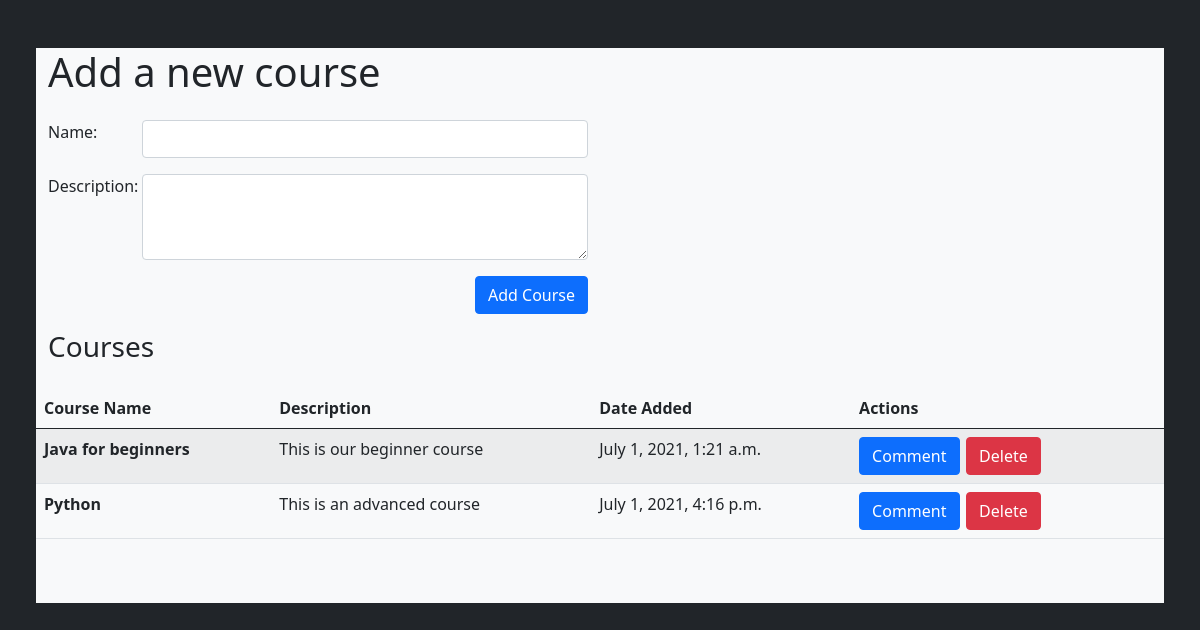
The page / on the database its author committed.
### cour/models.py (models this page shows, shortened)
class Course(models.Model):
    name = models.CharField(max_length=255)
    created_at = models.DateTimeField(auto_now_add=True)
    updated_at = models.DateTimeField(auto_now=True)
    objects = CourseManager()

class Description(models.Model):
    name = models.TextField()
    course = models.OneToOneField(Course, on_delete=models.CASCADE)
    created_at = models.DateTimeField(auto_now_add=True)
    updated_at = models.DateTimeField(auto_now=True)
    objects = DescriptionManager()

### cour/views.py (the view)
# urls.py: path('', views.index, name="my_index"),
def index(request):
    courses = Course.objects.all()
    context = {
        'all_courses': courses
    }
    return render(request, "index.html", context)

### cour/templates/index.html (shortened to what this page needs)
{% extends "base.html" %}
{% block heading_title %}<h1>Add a new course</h1>{% endblock %}
{% block content %}
<form id="add_course_form" action="{% url 'my_new' %}" method="POST">
    <div class="row bg-light pb-3">
        <div class="col-6">
            <div class="row">
                <div class="col-2">
                    <div class="mb-3">
                        <label for="course_name" class="form-label">Name:</label>
                    </div>
                </div>
                <div class="col-10">
                    <div class="mb-3">
                        <input type="text" class="form-control" id="course_name" name="course_name" value="{{ request.session.form_data.course_name }}">
                    </div>
                </div>
            </div>
            <div class="row">
                <div class="col-2">
                    <div class="mb-3">
                        <label for="course_description" class="form-label">Description:</label>
                    </div>
                </div>
                <div class="col-10">
                    <div class="mb-3">
                        <textarea class="form-control" id="course_description" name="course_description" rows="3">{{ request.session.form_data.course_description }}</textarea>
                    </div>
                </div>
            </div>
            <div class="row">
                <div class="col-4 offset-8 text-end">
                    <button type="submit" class="btn btn-primary" id="add_course_btn">Add Course</button>
                </div>
            </div>
        </div>
    </div>
</form>
{% include "courses.html" %}
{% endblock %}

### cour/templates/courses.html (shortened to what this page needs)
<div class="courses">
    {% if all_courses %}
    <div class="row bg-light">
        <h3>Courses</h3>
    </div>
    <div class="row pt-3 pb-5 bg-light">
        <table class="table table-striped">
            <thead>
                <tr>
                <th scope="col">Course Name</th>
                <th scope="col">Description</th>
                <th scope="col">Date Added</th>
                <th scope="col">Actions</th>
                </tr>
            </thead>
            <tbody>
                {% for course in all_courses %}
                    <tr>
                        <th scope="row">{{ course.name }}</th>
                        <td>{{ course.description.name }}</td>
                        <td>{{ course.created_at }}</td>
                        <td>
                            <div class="row">
                                <div class="col-4">
                                    <form name="update_form" action="{% url 'my_view' course_id=course.id %}" method="POST">
                                        <button type="submit" id="update_btn" class="btn btn-primary">Comment</button>
                                    </form>
                                </div>
                                <div class="col-8">
                                    <button type="button" id="delete_btn" class="btn btn-danger" data-bs-id="{{ course.id }}" data-bs-name="{{ course.name }}" data-bs-desc="{{ course.description.name }}">Delete</button>
                                </div>
                            </div>
                        </td>
                    </tr>
                {% endfor %}
            </tbody>
            </table>
    </div>
    {% else %}
    <div class="row bg-light mb-3 pb-3">
            <h2 class="mt-3">No courses currently listed...</h2>
    </div>
    {% endif %}
</div>

### rows shown on the page
Course: name "Java for beginners", description.name "This is our beginner course", created_at "July 1, 2021, 1:21 a.m."
Course: name "Python", description.name "This is an advanced course", created_at "July 1, 2021, 4:16 p.m."
